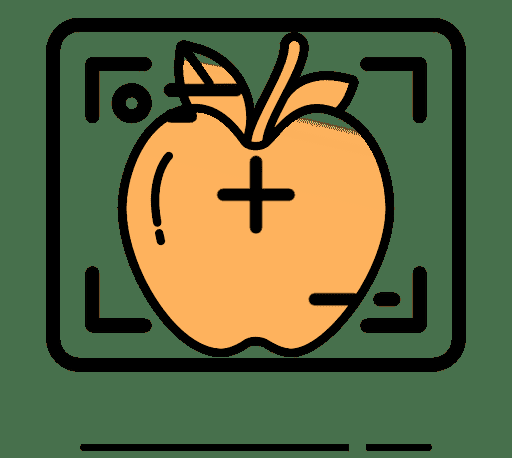
#> input picture whatscookin/assets/images/classifybg.png, 512 x 458 px, given in place of predictions.jpg, which was not available
$ jupyter execute --allow-errors 'Improvement#2_ Ingredients Detection.ipynb'   (shell and % lines are left out)   (text cells are left out)
#> lines starting #> are read from the running program, lines starting #| are printed output that depends on the picture
[cell 1]
# clone darknet repo

[cell 2]
# change makefile to have GPU and OPENCV enabled
%cd darknet

[cell 3]
# verify CUDA

[cell 4]
# make darknet (build)

[cell 5]
# define helper functions
def imShow(path):
  import cv2
  import matplotlib.pyplot as plt
  %matplotlib inline

  image = cv2.imread(path)
  height, width = image.shape[:2]
  resized_image = cv2.resize(image,(3*width, 3*height), interpolation = cv2.INTER_CUBIC)

  fig = plt.gcf()
  fig.set_size_inches(18, 10)
  plt.axis("off")
  plt.imshow(cv2.cvtColor(resized_image, cv2.COLOR_BGR2RGB))
  plt.show()

# use this to upload files
def upload():
  from google.colab import files
  uploaded = files.upload()
#> the answer given: classifybg.png
  for name, data in uploaded.items():
    with open(name, 'wb') as f:
      f.write(data)
      print ('saved file', name)

# use this to download a file
def download(path):
  from google.colab import files
  files.download(path)

[cell 6]
from google.colab import drive
#> (the rest of this cell did not finish here and is left out)

[cell 7]
%cd ..

[cell 8]
%cd darknet

[cell 9]
# upload an image to root directory (I uploaded an image called street.jpg, you can upload anything)
%cd ..
upload()

[cell 10]
%cd ..
from google.colab import drive
#> (the rest of this cell did not finish here and is left out)

[cell 11]
# this creates a symbolic link so that now the path /content/gdrive/My\ Drive/ is equal to /mydrive

[cell 12]
# run darknet command with google drive image (my image path is /images/plane.jpg)
%cd darknet
imShow('predictions.jpg')
#> in imShow, image is the input picture: shape (458, 512, 3); mean B, G, R 64.1, 103.2, 94.9
#> in imShow, `plt.show()`:
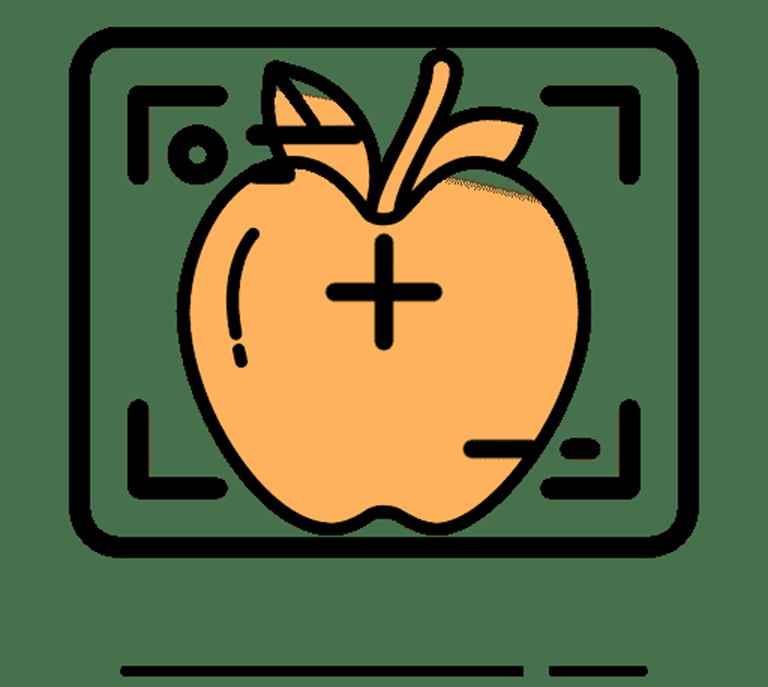
#> shown: shape (1374, 1536, 3) (shown at 1/2 size); mean R, G, B 95, 103.4, 64.3

[cell 13]
# this is where my zip is stored (I created a yolov3 folder where I will get my required files from)

[cell 14]
# copy the .zip file into the root directory of cloud VM

[cell 15]
# download cfg to google drive and change its name

[cell 16]
%cd darknet

[cell 17]
# upload the custom .cfg back to cloud VM from Google Drive

[cell 18]
# upload the obj.names and obj.data files to cloud VM from Google Drive

[cell 19]
# upload the generate_train.py script to cloud VM from Google Drive

[cell 20]
# upload pretrained convolutional layer weights

[cell 21]
# train your custom detector

[cell 22]
%cd ..

[cell 23]
# need to set our custom cfg to test mode
%cd cfg
%cd ..

[cell 24]
# run your custom detector with this command (upload an image to your google drive to test, thresh flag sets accuracy that detection must be in order to show it)
imShow('predictions.jpg')

$ run again, on whatscookin/assets/images/detectbg.png
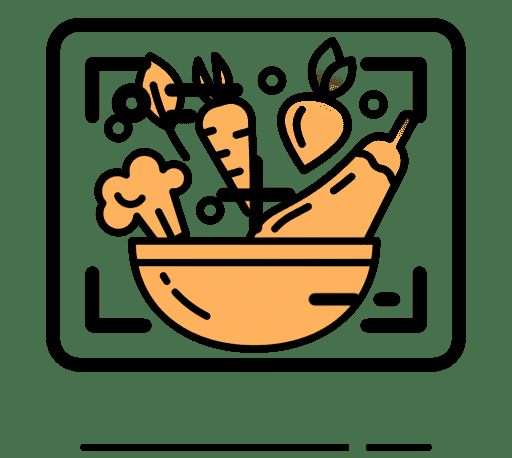
#> input picture whatscookin/assets/images/detectbg.png, 512 x 458 px, given in place of predictions.jpg, which was not available
#> in imShow, image is the input picture: shape (458, 512, 3); mean B, G, R 59.4, 93.2, 78.3
#> in imShow, `resized_image = cv2.resize(image,(3*width, 3*height), interpolation = ..`:
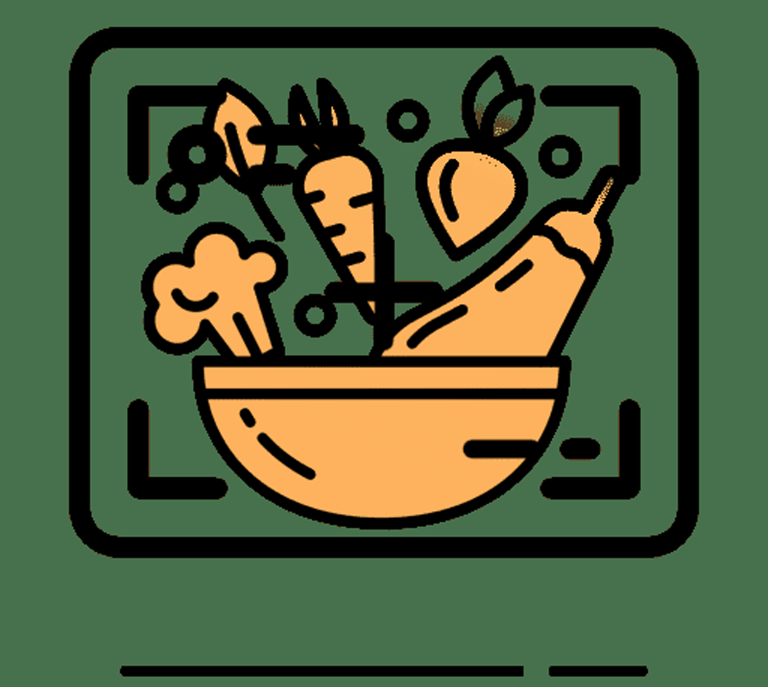
#> resized_image: shape (1374, 1536, 3) (shown at 1/2 size); mean B, G, R 59.5, 93.4, 78.4
